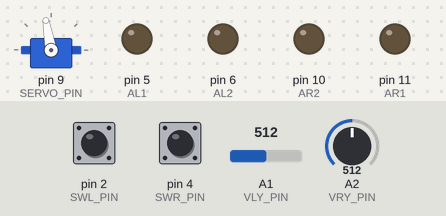
Bench run of a sketch on a simulated Arduino Uno, built with avr-gcc and run on an emulated ATmega328P. On the bench: servo, output pins drawn as LEDs (lit = HIGH). The inputs (shaded band) are chosen by the test bench; at power-on: A1 (VLY_PIN) = 512, A2 (VRY_PIN) = 512, pin 4 (SWR_PIN) HIGH, pin 2 (SWL_PIN) HIGH. What the sketch prints to the serial monitor is not drawn.

Above: at 1.2 s.
1.3 s: A1 (VLY_PIN) set to 560
At 2.0 s:
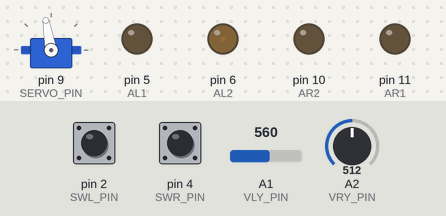
2.8 s: A2 (VRY_PIN) set to 560
At 3.6 s:
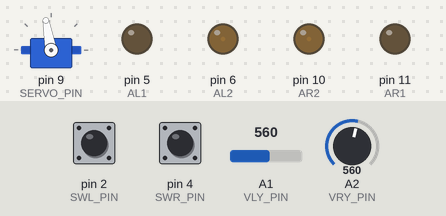
4.3 s: pin 4 (SWR_PIN) pulled LOW for 0.15 s
At 4.7 s:
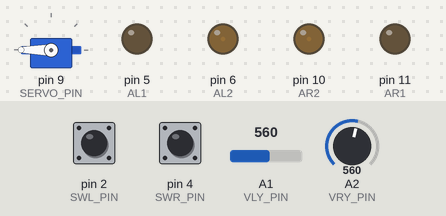
6.3 s: A1 (VLY_PIN) set to 540
At 6.7 s:
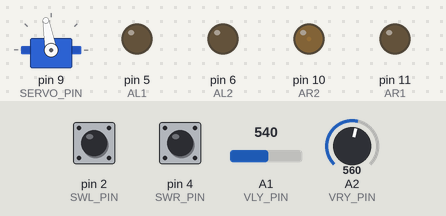
7.8 s: A2 (VRY_PIN) set to 460
At 8.3 s:
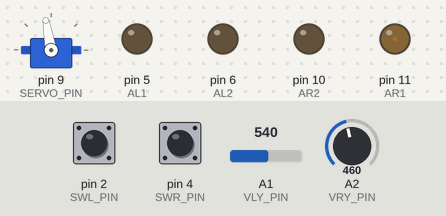
9.3 s: pin 4 (SWR_PIN) pulled LOW for 1 s
At 9.7 s:
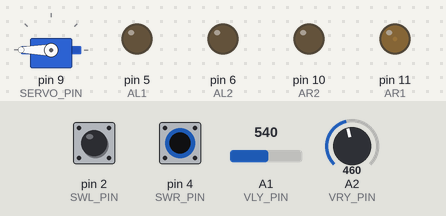
Timing chart, 0 to 12.3 s (numbered marks = the images above; inputs shaded):
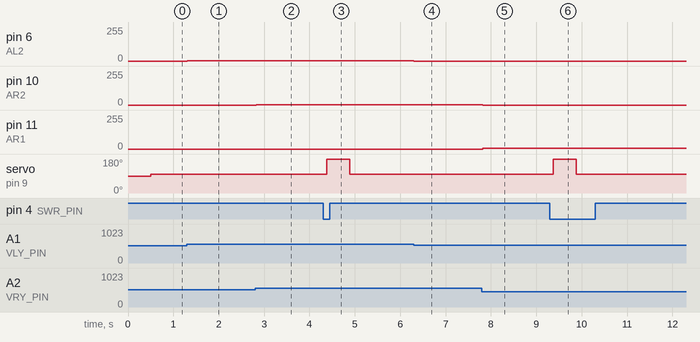

The sketch:

main.ino
```cpp
#include <ezButton.h>
#include <Servo.h>

#define VLX_PIN  A0 // Arduino pin connected to VRX pin
#define VLY_PIN  A1 // Arduino pin connected to VRY pin
#define SWL_PIN   2  // Arduino pin connected to SW  pin

#define VRX_PIN  A3
#define VRY_PIN  A2
#define SWR_PIN   4

#define AL1 5  // Motor A pins
#define AL2 6
#define AR1 11 // Motor B pins
#define AR2 10

#define SERVO_PIN 9   // servo
Servo servo;


int incomingByte = 0; // for incoming serial data

ezButton leftButton(SWL_PIN);
ezButton rightButton(SWR_PIN);

int lyValue = 0; // To store value of the X axis
int ryValue = 0; // To store value of the Y axis
int bValue = 0; // To store value of the button

int leftSpeed = 0;
int rightSpeed = 0;

int switchSpeed = 0;  // 0 means fast mode, 1 means slow mode
int maxMapValue = 0; //255 is fast mode, 120 is slow mode

void setup() {
  pinMode(AL1, OUTPUT);
  pinMode(AL2, OUTPUT);
  pinMode(AR1, OUTPUT);
  pinMode(AR2, OUTPUT);

  digitalWrite(AL1, LOW);
  digitalWrite(AL2, LOW);
  digitalWrite(AR1, LOW);
  digitalWrite(AR2, LOW);

  servo.attach(SERVO_PIN);   // assigns PWM pin to the servo object

  Serial.begin(9600) ;
  leftButton.setDebounceTime(30); // set debounce time to 50 milliseconds
  rightButton.setDebounceTime(30);
  Serial.println("Starting");

}

int defaultAngle = 100;
int kickAngle = 180;
long timer = millis();
long startTime = millis();
void loop() {
  leftButton.loop(); // MUST call the loop() function first
  rightButton.loop();

  timer = millis();

  if (rightButton.isPressed()){
    startTime = millis();
    servo.write(kickAngle);
    //Serial.println("Right button is pressed");
    //Serial.print("Timer: "); Serial.println(timer);
    //Serial.print("startTime: "); Serial.println(startTime);
  }
  if (timer - startTime >= 500){
    servo.write(defaultAngle);
  }

  // Left button status for speed
  if (leftButton.isPressed()) {
    Serial.println("Left button is pressed");
    switchSpeed = !switchSpeed;
  }

  if (switchSpeed) {
    maxMapValue = 180;
  } else {
    maxMapValue = 255;
  }

  // read analog X and Y analog values
  lyValue = 1023 - analogRead(VLY_PIN);
  ryValue = 1023 - analogRead(VRY_PIN);

  /*Serial.print("Left joystick: ");
  Serial.println(lyValue);

  Serial.print("Right joystick: ");
  Serial.println(ryValue);
  Serial.println();*/

  //rxValue = 1023 - analogRead(VRX_PIN);
  //ryValue = 1023 - analogRead(VRY_PIN);


  // left joystick
  if (lyValue > 550) {
    leftSpeed = map(lyValue, 550, 1023, 0, maxMapValue);
    analogWrite(AL1, leftSpeed);
    analogWrite(AL2, 0);
  }
  else if (lyValue < 470) {
    leftSpeed = map(lyValue, 470, 0, 0, maxMapValue);
    analogWrite(AL1, 0);
    analogWrite(AL2, leftSpeed);
  }
  else {
    leftSpeed = 0;
    analogWrite(AL1, 0);
    analogWrite(AL2, 0);
  }

  // right joystick
  if (ryValue > 550) {
    rightSpeed = map(ryValue, 550, 1023, 0, maxMapValue);
    analogWrite(AR1, rightSpeed);
    analogWrite(AR2, 0);
  }
  else if (ryValue < 470) {
    rightSpeed = map(ryValue, 470, 0, 0, maxMapValue);
    analogWrite(AR1, 0);
    analogWrite(AR2, rightSpeed);
  }
  else {
    rightSpeed = 0;
    analogWrite(AR1, 0);
    analogWrite(AR2, 0);
  }

  delay(50);
}
```

Measured:
- after the input at 1.3 s, pin 6 (AL2): 0/255 → 3/255 at once
- after the input at 2.8 s, pin 10 (AR2): 0/255 → 3/255 at once
- after the input at 4.3 s, servo on pin 9 (SERVO_PIN): 100° → 180° after 0.09 s, → 100° 0.50 s later
- after the input at 6.3 s, pin 6 (AL2): 3/255 → 0/255 at once
- after the input at 7.8 s, pin 10 (AR2): 3/255 → 0/255 at once; pin 11 (AR1): 0/255 → 7/255 at once
- after the input at 9.3 s, servo on pin 9 (SERVO_PIN): 100° → 180° after 0.08 s, → 100° 0.50 s later
